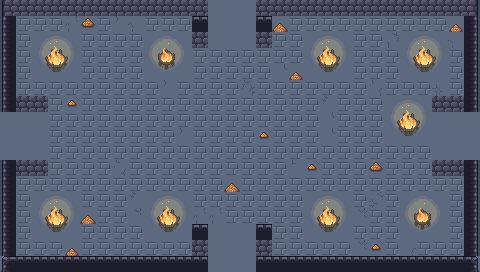

Tiled map render using the project's own tile images. Description and the map definition, with tile-layer contents summarised, below:
An orthogonal 30x17 tile map with 16x16 px tiles, 6 tile layers (ground, dressing, decor, walls, ...), 5 tilesets and 9 objects (5x ENTRY, 4x PROP).

<map version="1.10" tiledversion="1.10.2" orientation="orthogonal" renderorder="right-down" width="30" height="17" tilewidth="16" tileheight="16" infinite="0" nextlayerid="8" nextobjectid="10">
 <tileset firstgid="1" name="wall" tilewidth="16" tileheight="16" tilecount="493" columns="17">
  <image source="../../../gfx/tiles/cove/walls_floor.png" width="272" height="464" />
 </tileset>
 <tileset firstgid="494" name="cracks" tilewidth="16" tileheight="16" tilecount="120" columns="8">
  <image source="../../../gfx/tiles/cove/cracks_floor.png" width="128" height="240" />
 </tileset>
 <tileset firstgid="614" name="wallcracks" tilewidth="16" tileheight="16" tilecount="256" columns="8">
  <image source="../../../gfx/tiles/cove/cracks_walls.png" width="128" height="512" />
 </tileset>
 <tileset firstgid="870" name="objects" tilewidth="16" tileheight="16" tilecount="216" columns="24">
  <image source="../../../gfx/tiles/cove/objects.png" width="384" height="144" />
 </tileset>
 <tileset firstgid="1086" name="fire" tilewidth="16" tileheight="16" tilecount="198" columns="11">
  <image source="../../../gfx/tiles/cove/fire.png" width="176" height="288" />
  <tile id="0">
   <animation>
    <frame tileid="0" duration="150" />
    <frame tileid="33" duration="150" />
    <frame tileid="66" duration="150" />
    <frame tileid="99" duration="150" />
    <frame tileid="132" duration="150" />
    <frame tileid="165" duration="150" />
   </animation>
  </tile>
  <tile id="1">
   <animation>
    <frame tileid="1" duration="150" />
    <frame tileid="34" duration="150" />
    <frame tileid="67" duration="150" />
    <frame tileid="100" duration="150" />
    <frame tileid="133" duration="150" />
    <frame tileid="166" duration="150" />
   </animation>
  </tile>
  <tile id="2">
   <animation>
    <frame tileid="2" duration="150" />
    <frame tileid="35" duration="150" />
    <frame tileid="68" duration="150" />
    <frame tileid="101" duration="150" />
    <frame tileid="134" duration="150" />
    <frame tileid="167" duration="150" />
   </animation>
  </tile>
  <tile id="3">
   <animation>
    <frame tileid="3" duration="150" />
    <frame tileid="36" duration="150" />
    <frame tileid="69" duration="150" />
    <frame tileid="102" duration="150" />
    <frame tileid="135" duration="150" />
    <frame tileid="168" duration="150" />
   </animation>
  </tile>
  <tile id="4">
   <animation>
    <frame tileid="4" duration="150" />
    <frame tileid="37" duration="150" />
    <frame tileid="70" duration="150" />
    <frame tileid="103" duration="150" />
    <frame tileid="136" duration="150" />
    <frame tileid="169" duration="150" />
   </animation>
  </tile>
  <tile id="5">
   <animation>
    <frame tileid="5" duration="150" />
    <frame tileid="38" duration="150" />
    <frame tileid="71" duration="150" />
    <frame tileid="104" duration="150" />
    <frame tileid="137" duration="150" />
    <frame tileid="170" duration="150" />
   </animation>
  </tile>
  <tile id="6">
   <animation>
    <frame tileid="6" duration="150" />
    <frame tileid="39" duration="150" />
    <frame tileid="72" duration="150" />
    <frame tileid="105" duration="150" />
    <frame tileid="138" duration="150" />
    <frame tileid="171" duration="150" />
   </animation>
  </tile>
  <tile id="7">
   <animation>
    <frame tileid="7" duration="150" />
    <frame tileid="40" duration="150" />
    <frame tileid="73" duration="150" />
    <frame tileid="106" duration="150" />
    <frame tileid="139" duration="150" />
    <frame tileid="172" duration="150" />
   </animation>
  </tile>
  <tile id="8">
   <animation>
    <frame tileid="8" duration="150" />
    <frame tileid="41" duration="150" />
    <frame tileid="74" duration="150" />
    <frame tileid="107" duration="150" />
    <frame tileid="140" duration="150" />
    <frame tileid="173" duration="150" />
   </animation>
  </tile>
  <tile id="9">
   <animation>
    <frame tileid="9" duration="150" />
    <frame tileid="42" duration="150" />
    <frame tileid="75" duration="150" />
    <frame tileid="108" duration="150" />
    <frame tileid="141" duration="150" />
    <frame tileid="174" duration="150" />
   </animation>
  </tile>
  <tile id="10">
   <animation>
    <frame tileid="10" duration="150" />
    <frame tileid="43" duration="150" />
    <frame tileid="76" duration="150" />
    <frame tileid="109" duration="150" />
    <frame tileid="142" duration="150" />
    <frame tileid="175" duration="150" />
   </animation>
  </tile>
  <tile id="11">
   <animation>
    <frame tileid="11" duration="150" />
    <frame tileid="44" duration="150" />
    <frame tileid="77" duration="150" />
    <frame tileid="110" duration="150" />
    <frame tileid="143" duration="150" />
    <frame tileid="176" duration="150" />
   </animation>
  </tile>
  <tile id="12">
   <animation>
    <frame tileid="12" duration="150" />
    <frame tileid="45" duration="150" />
    <frame tileid="78" duration="150" />
    <frame tileid="111" duration="150" />
    <frame tileid="144" duration="150" />
    <frame tileid="177" duration="150" />
   </animation>
  </tile>
  <tile id="13">
   <animation>
    <frame tileid="13" duration="150" />
    <frame tileid="46" duration="150" />
    <frame tileid="79" duration="150" />
    <frame tileid="112" duration="150" />
    <frame tileid="145" duration="150" />
    <frame tileid="178" duration="150" />
   </animation>
  </tile>
  <tile id="14">
   <animation>
    <frame tileid="14" duration="150" />
    <frame tileid="47" duration="150" />
    <frame tileid="80" duration="150" />
    <frame tileid="113" duration="150" />
    <frame tileid="146" duration="150" />
    <frame tileid="179" duration="150" />
   </animation>
  </tile>
  <tile id="15">
   <animation>
    <frame tileid="15" duration="150" />
    <frame tileid="48" duration="150" />
    <frame tileid="81" duration="150" />
    <frame tileid="114" duration="150" />
    <frame tileid="147" duration="150" />
    <frame tileid="180" duration="150" />
   </animation>
  </tile>
  <tile id="16">
   <animation>
    <frame tileid="16" duration="150" />
    <frame tileid="49" duration="150" />
    <frame tileid="82" duration="150" />
    <frame tileid="115" duration="150" />
    <frame tileid="148" duration="150" />
    <frame tileid="181" duration="150" />
   </animation>
  </tile>
  <tile id="17">
   <animation>
    <frame tileid="17" duration="150" />
    <frame tileid="50" duration="150" />
    <frame tileid="83" duration="150" />
    <frame tileid="116" duration="150" />
    <frame tileid="149" duration="150" />
    <frame tileid="182" duration="150" />
   </animation>
  </tile>
  <tile id="18">
   <animation>
    <frame tileid="18" duration="150" />
    <frame tileid="51" duration="150" />
    <frame tileid="84" duration="150" />
    <frame tileid="117" duration="150" />
    <frame tileid="150" duration="150" />
    <frame tileid="183" duration="150" />
   </animation>
  </tile>
  <tile id="19">
   <animation>
    <frame tileid="19" duration="150" />
    <frame tileid="52" duration="150" />
    <frame tileid="85" duration="150" />
    <frame tileid="118" duration="150" />
    <frame tileid="151" duration="150" />
    <frame tileid="184" duration="150" />
   </animation>
  </tile>
  <tile id="20">
   <animation>
    <frame tileid="20" duration="150" />
    <frame tileid="53" duration="150" />
    <frame tileid="86" duration="150" />
    <frame tileid="119" duration="150" />
    <frame tileid="152" duration="150" />
    <frame tileid="185" duration="150" />
   </animation>
  </tile>
  <tile id="21">
   <animation>
    <frame tileid="21" duration="150" />
    <frame tileid="54" duration="150" />
    <frame tileid="87" duration="150" />
    <frame tileid="120" duration="150" />
    <frame tileid="153" duration="150" />
    <frame tileid="186" duration="150" />
   </animation>
  </tile>
  <tile id="22">
   <animation>
    <frame tileid="22" duration="150" />
    <frame tileid="55" duration="150" />
    <frame tileid="88" duration="150" />
    <frame tileid="121" duration="150" />
    <frame tileid="154" duration="150" />
    <frame tileid="187" duration="150" />
   </animation>
  </tile>
  <tile id="23">
   <animation>
    <frame tileid="23" duration="150" />
    <frame tileid="56" duration="150" />
    <frame tileid="89" duration="150" />
    <frame tileid="122" duration="150" />
    <frame tileid="155" duration="150" />
    <frame tileid="188" duration="150" />
   </animation>
  </tile>
  <tile id="24">
   <animation>
    <frame tileid="24" duration="150" />
    <frame tileid="57" duration="150" />
    <frame tileid="90" duration="150" />
    <frame tileid="123" duration="150" />
    <frame tileid="156" duration="150" />
    <frame tileid="189" duration="150" />
   </animation>
  </tile>
  <tile id="25">
   <animation>
    <frame tileid="25" duration="150" />
    <frame tileid="58" duration="150" />
    <frame tileid="91" duration="150" />
    <frame tileid="124" duration="150" />
    <frame tileid="157" duration="150" />
    <frame tileid="190" duration="150" />
   </animation>
  </tile>
  <tile id="26">
   <animation>
    <frame tileid="26" duration="150" />
    <frame tileid="59" duration="150" />
    <frame tileid="92" duration="150" />
    <frame tileid="125" duration="150" />
    <frame tileid="158" duration="150" />
    <frame tileid="191" duration="150" />
   </animation>
  </tile>
  <tile id="27">
   <animation>
    <frame tileid="27" duration="150" />
    <frame tileid="60" duration="150" />
    <frame tileid="93" duration="150" />
    <frame tileid="126" duration="150" />
    <frame tileid="159" duration="150" />
    <frame tileid="192" duration="150" />
   </animation>
  </tile>
  <tile id="28">
   <animation>
    <frame tileid="28" duration="150" />
    <frame tileid="61" duration="150" />
    <frame tileid="94" duration="150" />
    <frame tileid="127" duration="150" />
    <frame tileid="160" duration="150" />
    <frame tileid="193" duration="150" />
   </animation>
  </tile>
  <tile id="29">
   <animation>
    <frame tileid="29" duration="150" />
    <frame tileid="62" duration="150" />
    <frame tileid="95" duration="150" />
    <frame tileid="128" duration="150" />
    <frame tileid="161" duration="150" />
    <frame tileid="194" duration="150" />
   </animation>
  </tile>
  <tile id="30">
   <animation>
    <frame tileid="30" duration="150" />
    <frame tileid="63" duration="150" />
    <frame tileid="96" duration="150" />
    <frame tileid="129" duration="150" />
    <frame tileid="162" duration="150" />
    <frame tileid="195" duration="150" />
   </animation>
  </tile>
  <tile id="31">
   <animation>
    <frame tileid="31" duration="150" />
    <frame tileid="64" duration="150" />
    <frame tileid="97" duration="150" />
    <frame tileid="130" duration="150" />
    <frame tileid="163" duration="150" />
    <frame tileid="196" duration="150" />
   </animation>
  </tile>
  <tile id="32">
   <animation>
    <frame tileid="32" duration="150" />
    <frame tileid="65" duration="150" />
    <frame tileid="98" duration="150" />
    <frame tileid="131" duration="150" />
    <frame tileid="164" duration="150" />
    <frame tileid="197" duration="150" />
   </animation>
  </tile>
 </tileset>
 <layer id="1" name="ground" width="30" height="17">
  <data>[510 cells, 510 non-empty, 1 distinct tile ids]</data>
 </layer>
 <layer id="2" name="dressing" width="30" height="17">
  <data>[510 cells, 376 non-empty, 43 distinct tile ids]</data>
 </layer>
 <layer id="3" name="decor" width="30" height="17">
  <data>[510 cells, 0 non-empty, 0 distinct tile ids]</data>
 </layer>
 <layer id="4" name="walls" width="30" height="17">
  <data>[510 cells, 78 non-empty, 8 distinct tile ids]</data>
 </layer>
 <layer id="5" name="props" width="30" height="17">
  <data>[510 cells, 25 non-empty, 4 distinct tile ids]</data>
 </layer>
 <layer id="6" name="overhead" width="30" height="17">
  <data>[510 cells, 0 non-empty, 0 distinct tile ids]</data>
 </layer>
 <objectgroup id="7" name="spawns">
  <object id="1" name="UP" type="ENTRY" x="232" y="24" />
  <object id="2" name="DOWN" type="ENTRY" x="232" y="248" />
  <object id="3" name="LEFT" type="ENTRY" x="24" y="136" />
  <object id="4" name="RIGHT" type="ENTRY" x="456" y="136" />
  <object id="5" name="" type="ENTRY" x="248" y="136" />
  <object id="6" name="torch" type="PROP" x="56" y="264" />
  <object id="7" name="torch" type="PROP" x="424" y="264" />
  <object id="8" name="torch" type="PROP" x="8" y="232" />
  <object id="9" name="torch" type="PROP" x="472" y="232" />
 </objectgroup>
</map>
